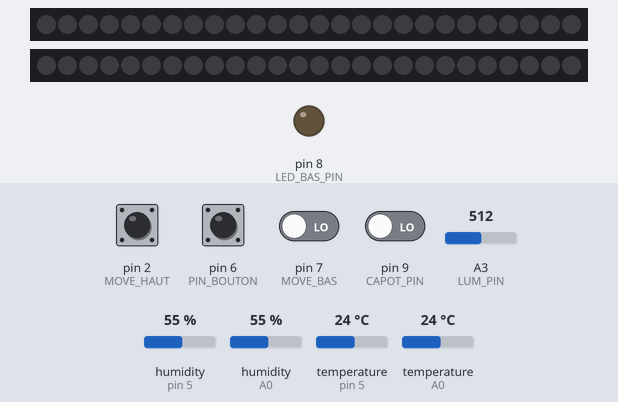
The sketch below on a simulated Arduino Uno, built with avr-gcc and run on an emulated ATmega328P. Shown: 2 × 26 RGB LEDs in strip order, left to right, output pins drawn as LEDs (lit = HIGH). Inputs (shaded band) come from the test bench; at power-on: pin 2 (MOVE_HAUT), pin 6 (PIN_BOUTON) HIGH, pin 7 (MOVE_BAS), pin 9 (CAPOT_PIN) LOW, A3 (LUM_PIN) = 512, humidity (sensors on pin 5, A0) 55 %, temperature (sensors on pin 5, A0) 24 °C. Dim RGB values are drawn brighter than linear; the local clock reads 2024-03-15 10:24:30 at power-on unless the sketch sets it; storage starts empty; what the sketch prints to the serial monitor is not drawn.

Above: at 1.4 s.
1.5 s: pin 6 (PIN_BOUTON) pulled LOW for 0.15 s
At 2.4 s:
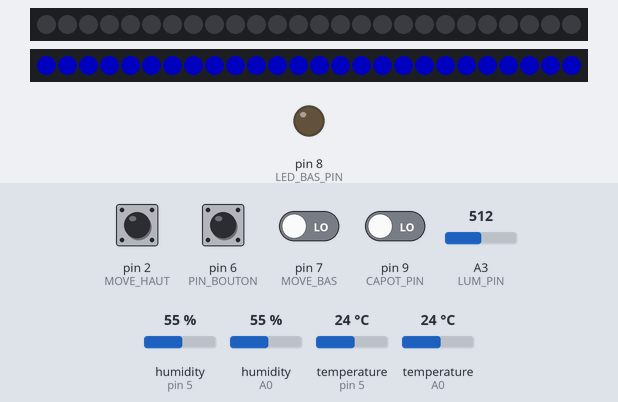
3.2 s: pin 6 (PIN_BOUTON) pulled LOW for 1 s
At 4.2 s:
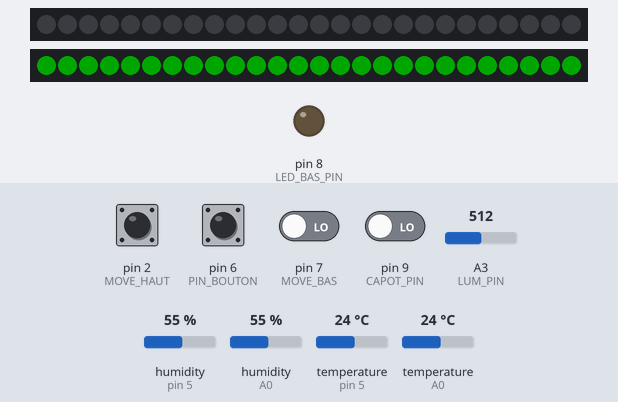
5.7 s: pin 6 (PIN_BOUTON) pulled LOW for 0.15 s
At 6.7 s:
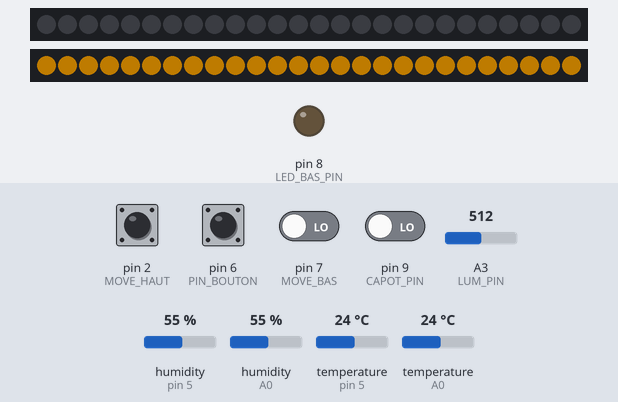
7.3 s: pin 6 (PIN_BOUTON) pulled LOW for 0.15 s
At 8.8 s:
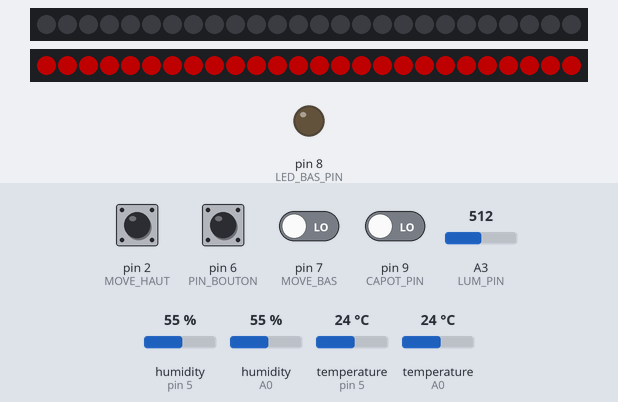
11.9 s: pin 9 (CAPOT_PIN) driven HIGH
At 13.0 s:
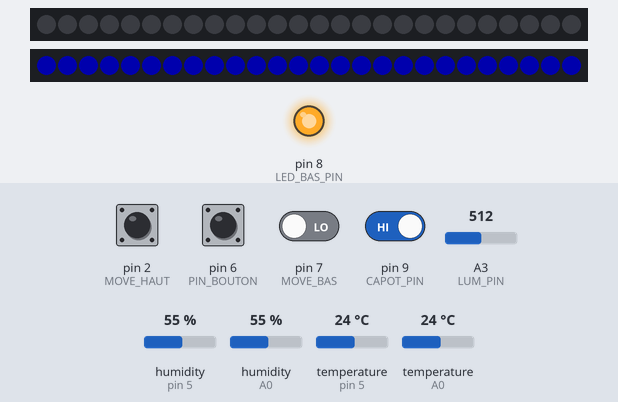
Timing chart, 0 to 14.8 s (numbered marks = the images above; inputs shaded):
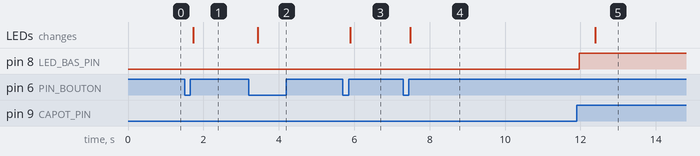

The sketch:

datalogger.ino
```cpp
#include "DHTesp.h"
#include "FastLED.h"
#include <SD.h>
#include  <SPI.h>
#include <Wire.h>
#include <RTClib.h>

//#define FORCE_NUIT

#define POWER_MAX         80
#define POWER_MIN         50
#define NUM_LEDS          26

#define PIN_SDCARD_CS     10

#define PIN_BOUTON        6

#define MOVE_BAS          7
#define LED_BAS_PIN       8

#define CAPOT_PIN         9

#define MOVE_HAUT         2


#define DHT11_BAS_PIN     5
#define PIN_DATA_LED_BAS  4
#define PIN_DATA_LED_HAUT 3

#define DHT11_OUT_PIN     A0
#define LUM_PIN           A3

#define SB_FIRST_CYCLE    (0x01)
#define SB_EVENT          (0x02)
#define SB_NOSD           (0x04)
byte g_bitsSystem=0;

#define IB_CAPOT_BAS      (0x01)
#define IB_MOVE_BAS       (0x02)
#define IB_BOUTON         (0x04)
#define IB_MOVE_HAUT      (0x08)
byte g_bitsInputs=0;
byte g_bitsInputsFront=0;

#define OB_LED_BAS        (0x01)
byte g_bitsOutputs=0;
byte g_bitsOutputsPrev=0;

byte g_in_tempBas=0;
byte g_in_humBas=0;
byte g_in_tempOut=0;
byte g_in_humOut=0;

#define LIGHT_SEUIL_NIGHT (110)
#define LIGHT_SEUIL_DAY (90)
int g_in_lumiere=0;
bool g_night=false;

byte g_power=POWER_MIN;

long t0=0;
long t00=0;

byte g_mode=0;

#define TM_DISPLAY_MODE_S     (5)
#define TM_MOVE_BAS_FILTER_S  (50)
#define TM_MOVE_BAS_LIGHT_M   (1)
#define TM_MOVE_HAUT_FILTER_S (50)
#define TM_LOG_M              (2)

byte g_tmLog_m=0;
byte g_tmMoveFilterBas_s=0;
byte g_tmMoveLightBas_m=0;
byte g_tmMoveFilterHaut_s=0;
byte g_tmShow_s=0;

#define TICK_TMR(tmr) {if ( (tmr>0) && (tmr!=255))  {tmr--;if (tmr==0) tmr=255;}}

int g_nbreMoveBas=0;
int g_nbreMoveHaut=0;

DHTesp dht_bas;
DHTesp dht_out;
DS1307 RTC;
//File dataFile;

CRGB leds_bas[NUM_LEDS];
CRGB leds_haut[NUM_LEDS];

/*bool createNewFileIfNeeded_ld()
{
  char fn[10];
  for (int i=0;i<10000;i++)
  {
    sprintf(fn,"%04d.log",i);
    if (!SD.exists(fn))
      break;
  }

  Serial.print("O/C ");
  Serial.print(fn);
  Serial.println("...");

  dataFile = SD.open(fn, FILE_WRITE);
  if (dataFile)
  {
      Serial.println("Write Header");
      dataFile.print("DATE;");
      dataFile.print("HEURE;");
      dataFile.print("SYST;");
      dataFile.print("IN;OUT;");
      dataFile.print("T_BAS;");
      dataFile.print("T_OUT;");
      dataFile.print("H_BAS;");
      dataFile.print("H_OUT;");
      dataFile.print("LUM;");
      dataFile.println("MOVES;");
      dataFile.flush();
      Serial.println("Done");

      return true;
  }
  else
  {
    Serial.println("Error opening file...");
    return false;
  }
}*/

File dataFile;
char fn[10];

void initFileName()
{
  DateTime dte = RTC.now();
  int year=(dte.year()-2000);
  sprintf(fn, "%02d%02d%02d.g",year,dte.month(),dte.day());

  Serial.print("Fichier:");
  Serial.println(fn);
}

void logBoot()
{
      File file=SD.open("bt.log", FILE_WRITE);
      if (file)
      {
        char tmp[15];
        DateTime now = RTC.now();
        sprintf(tmp, "%02d/%02d/%04d",now.day() , now.month(), now.year());
        file.print(tmp);
        file.print(" ");

        sprintf(tmp, "%02d:%02d:%02d",now.hour() , now.minute(), now.second());
        file.print(tmp);
        file.println("> Boot");

        file.close();
      }
}


void printHeader()
{
    bool flg=SD.exists(fn);
    if (flg==false)
    {
      dataFile=SD.open(fn, FILE_WRITE);
      if (dataFile)
      {
        dataFile.print("DATE;");
        dataFile.print("HEURE;");
        dataFile.print("SYST;");
        dataFile.print("IN;OUT;");
        dataFile.print("T_BAS;");
        dataFile.print("T_OUT;");
        dataFile.print("H_BAS;");
        dataFile.print("H_OUT;");
        dataFile.print("LUM;");
        dataFile.println("MOVES;");

        dataFile.close();
      }
    }
}

void logState()
{
  if ((g_bitsSystem&SB_NOSD)==SB_NOSD)
    return;

    //printHeader();

  dataFile=SD.open(fn, FILE_WRITE);
  if (dataFile)
  {
    char tmp[15];
    DateTime now = RTC.now();
    sprintf(tmp, "%02d/%02d/%04d",now.day() , now.month(), now.year());
    dataFile.print(tmp);
    dataFile.print(";");

    sprintf(tmp, "%02d:%02d:%02d",now.hour() , now.minute(), now.second());
    dataFile.print(tmp);
    dataFile.print(";");

    dataFile.print(g_bitsSystem);
    dataFile.print(";");
    dataFile.print(g_bitsInputs);
    dataFile.print(";");
    dataFile.print(g_bitsOutputs);
    dataFile.print(";");
    dataFile.print(g_in_tempBas);
    dataFile.print(";");
    dataFile.print(g_in_tempOut);
    dataFile.write(";");
    dataFile.print(g_in_humBas);
    dataFile.print(";");
    dataFile.print(g_in_humOut);
    dataFile.print(";");
    dataFile.print(g_in_lumiere);
    dataFile.print(";");
    dataFile.print(g_nbreMoveBas);
    dataFile.print(";");
    dataFile.print(g_nbreMoveHaut);
    dataFile.println(";");

    dataFile.close();
  }
}

void setAll(CRGB *pLeds,CRGB a)
{
  for (int i=0;i<NUM_LEDS;i++)
  {
     pLeds[i] = a;
  }
}

void setBBR(CRGB *pLeds)
{
  clearAll(pLeds);

  pLeds[0]=CRGB::Red;
  pLeds[1]=CRGB::Red;
  pLeds[2]=CRGB::Red;
  pLeds[3]=CRGB::Red;

  //pLeds[NUM_LEDS/2]=CRGB::White;

  pLeds[NUM_LEDS-1]=CRGB::Blue;
  pLeds[NUM_LEDS-2]=CRGB::Blue;
  pLeds[NUM_LEDS-3]=CRGB::Blue;
  pLeds[NUM_LEDS-4]=CRGB::Blue;
  pLeds[NUM_LEDS-5]=CRGB::Blue;
  pLeds[NUM_LEDS-6]=CRGB::Blue;
  pLeds[NUM_LEDS-7]=CRGB::Blue;
  pLeds[NUM_LEDS-8]=CRGB::Blue;
  pLeds[NUM_LEDS-9]=CRGB::Blue;
  pLeds[NUM_LEDS-10]=CRGB::Blue;
}

void set2Cols(CRGB *pLeds,CRGB c1, CRGB c2,int nb1)
{
    for (int i=0;i<NUM_LEDS;i++)
    {
      if (i<nb1)
      {
       pLeds[i] = c1;
      }
      else
      {
        pLeds[i] = c2;
      }
    }
}

void setHalfAll(CRGB *pLeds,CRGB a)
{
  for (int i=0;i<NUM_LEDS;i++)
  {
    if ( (i%2) == 0 )
    {
     pLeds[i] = a;
    }
    else
    {
      pLeds[i] = CRGB::Black;
    }
  }
}

void clearAll(CRGB *pLeds)
{
  setAll(pLeds,CRGB::Black);
}

void printTime()
{
  char tmp[35];
  DateTime now = RTC.now();
  sprintf(tmp, "Time: %02d/%02d/%04d %02d:%02d:%02d",now.day() , now.month(), now.year(), now.hour(), now.minute(), now.second());
  Serial.println(tmp);
}

void init_strip_leds()
{
  FastLED.addLeds<NEOPIXEL, PIN_DATA_LED_BAS>(leds_bas, NUM_LEDS);
  FastLED.addLeds<NEOPIXEL, PIN_DATA_LED_HAUT>(leds_haut, NUM_LEDS);
  FastLED.setBrightness(g_power);

  clearAll(leds_bas);
  clearAll(leds_haut);

  FastLED.show();
}

void setup()
{
  g_power=POWER_MAX;
  bool flgNOSD=false;

  Serial.begin(9600);
  Serial.println("Boot");

  dht_bas.setup(DHT11_BAS_PIN, DHTesp::DHT11);
  dht_out.setup(DHT11_OUT_PIN, DHTesp::DHT11);
  pinMode(CAPOT_PIN,INPUT);
  pinMode(LED_BAS_PIN,OUTPUT);
  pinMode(MOVE_BAS,INPUT);
  pinMode(MOVE_HAUT,INPUT_PULLUP);
  pinMode(PIN_BOUTON,INPUT_PULLUP);
  pinMode(LUM_PIN,INPUT);

  Wire.begin();
  RTC.begin();
  //RTC.adjust(DateTime((__DATE__), (__TIME__)));
  printTime();

  init_strip_leds();

  delay(200);
  Serial.print("Find SD card: ");
  if (!SD.begin(PIN_SDCARD_CS))
  {
    Serial.println("[NOK]");
    flgNOSD=true;
  }
  else
  {
    Serial.println("[OK]");
  }

  g_bitsSystem=SB_FIRST_CYCLE|SB_EVENT;
  if (flgNOSD)
    g_bitsSystem|=SB_NOSD;

  g_bitsInputs=0;
  g_bitsInputsFront=0;

  g_bitsOutputs=0;
  g_bitsOutputsPrev=0;

  g_in_tempBas=0;
  g_in_humBas=0;
  g_in_tempOut=0;
  g_in_humOut=0;
  g_in_lumiere=0;

  g_mode=0;

  g_tmLog_m=1;
  g_tmMoveFilterBas_s=0;
  g_tmMoveFilterHaut_s=0;
  g_tmMoveLightBas_m=0;
  g_tmShow_s=0;

  g_nbreMoveBas=0;
  g_nbreMoveHaut=0;

  t0=millis();
  t00=millis();

  initFileName();
  //logBoot();
}

void latch_value(byte *i_pOutVal,byte i_iNewValue)
{
  byte old=(*i_pOutVal);
  if ( (old!=i_iNewValue) && ( (i_iNewValue!=0) || (abs(i_iNewValue-old)<2) ) )
  {
    (*i_pOutVal)=i_iNewValue;

    if (abs(i_iNewValue-old)>2)
      g_bitsSystem|=SB_EVENT;
  }
}

void cycle_inputs()
{
  TempAndHumidity newValues = dht_bas.getTempAndHumidity();
  latch_value(&g_in_humBas,(byte)newValues.humidity);
  latch_value(&g_in_tempBas,(byte)newValues.temperature);

  newValues = dht_out.getTempAndHumidity();
  latch_value(&g_in_humOut,(byte)newValues.humidity);
  latch_value(&g_in_tempOut,(byte)newValues.temperature);

  byte newBitsInputs=0;
  newBitsInputs=digitalRead(CAPOT_PIN)==1?newBitsInputs|IB_CAPOT_BAS:newBitsInputs&(~IB_CAPOT_BAS);
  newBitsInputs=digitalRead(MOVE_BAS)==1?newBitsInputs|IB_MOVE_BAS:newBitsInputs&(~IB_MOVE_BAS);
  newBitsInputs=digitalRead(MOVE_HAUT)==1?newBitsInputs|IB_MOVE_HAUT:newBitsInputs&(~IB_MOVE_HAUT);
  newBitsInputs=digitalRead(PIN_BOUTON)==0?newBitsInputs|IB_BOUTON:newBitsInputs&(~IB_BOUTON);

  if (newBitsInputs!=g_bitsInputs)
    g_bitsSystem|=SB_EVENT;

  g_bitsInputsFront=(g_bitsInputs ^ newBitsInputs)&newBitsInputs;
  g_bitsInputs=newBitsInputs;

  int lum=analogRead(LUM_PIN);
  g_in_lumiere=lum;

  if (g_in_lumiere<LIGHT_SEUIL_DAY)
    g_night=false;
  else if (g_in_lumiere>LIGHT_SEUIL_NIGHT)
    g_night=true;

  #ifdef FORCE_NUIT
    g_night=true;
  #endif
}

void displayMode()
{
  clearAll(leds_bas);
  clearAll(leds_haut);
  switch (g_mode)
  {
    case 0:setAll(leds_haut,CRGB::Black);break;
    case 1:setAll(leds_haut,CRGB::Blue);break;
    case 2:setAll(leds_haut,CRGB::Green);break;
    case 3:setAll(leds_haut,CRGB::Orange);break;
    case 4:setAll(leds_haut,CRGB::Red);break;
    case 5:setAll(leds_haut,CRGB::White);break;
  }

  g_power=POWER_MAX;
}

int getRebours(int m)
{
  int rem=60-m;
  int cur=rem*NUM_LEDS/60;
  return cur;
}

void doLEDsGivenHours()
{
      g_power=POWER_MAX;

      clearAll(leds_bas);

      DateTime now = RTC.now();
      int h=now.hour();
      int m=now.minute();

      if (g_night==false)
      {
        setAll(leds_haut,CRGB::Black);
      }
      else
      {
        if (h>=22)
        {
          set2Cols(leds_haut,CRGB::Blue,CRGB::Red,getRebours(m));
        }
        else if (h>=21)
        {
            set2Cols(leds_haut,CRGB::Violet,CRGB::Green,getRebours(m));
        }
        else if (h>=20)
        {
            set2Cols(leds_haut,CRGB::Orange,CRGB::Violet,getRebours(m));
            setHalfAll(leds_bas,CRGB::Green);
        }
        else if (h>=19)
        {
            set2Cols(leds_haut,CRGB::Red,CRGB::Green,getRebours(m));
            setHalfAll(leds_bas,CRGB::Yellow);
        }
        else if (h>=18)
        {
            set2Cols(leds_haut,CRGB::Brown,CRGB::Red,getRebours(m));
            setHalfAll(leds_bas,CRGB::Green);
        }
        else if (h>=17)
        {
            set2Cols(leds_haut,CRGB::White,CRGB::Green,getRebours(m));
            setHalfAll(leds_bas,CRGB::Pink);
        }
        else if (h<6)
        {
          g_power=POWER_MIN;
          set2Cols(leds_haut,CRGB::Blue,CRGB::Green,getRebours(m));
        }
        else if (h<7)
        {
            set2Cols(leds_haut,CRGB::Red,CRGB::Blue,getRebours(m));
        }
        else if (h<8)
        {
            set2Cols(leds_haut,CRGB::Blue,CRGB::Green,getRebours(m));
            setAll(leds_bas,CRGB::Green);
        }
        else
        {
          clearAll(leds_haut);
        }
      }
}

void cycle_outputs()
{
  digitalWrite(LED_BAS_PIN,g_bitsOutputs&OB_LED_BAS==OB_LED_BAS?HIGH:LOW);
  g_bitsInputsFront=0;

  FastLED.setBrightness(g_power);
  FastLED.show();

  if ((g_bitsSystem&SB_EVENT)==SB_EVENT)
    display_temp_hum();

  g_bitsSystem=g_bitsSystem&(~SB_EVENT);

  // Affiche le mode pendant qqs secondes...
  if (g_tmShow_s>0)
  {
    if (g_tmShow_s==255)
      g_tmShow_s=0;

    Serial.print(".");
    displayMode();
    return;
  }

  // 0: Rien (coffre et LED blanche seulement)
  // 1: En fonction de l'heuure
  // 2: Statique 1
  // 3: Statique 2
  // 4: Auto (detection minou = bleu bas 50pc pdt 30s + rouge haut pdt 1min)
  // 5: BBR
  // 5: Tous les quarts d'heures pdt 1 min (rouge haut)
  // Gestion de l'affichage selon le mode
  switch (g_mode)
  {
    case 0:
    default:
    {
      clearAll(leds_bas);
      clearAll(leds_haut);
      break;
    }
    case 1:  // Eteint le jour, puis en fonction des heures
    {
      doLEDsGivenHours();
      break;
    }

    case 2:  // Statique Rouge haut / Vert Bas
    {
      g_power=POWER_MAX;
      setAll(leds_bas,CRGB::Green);
      setAll(leds_haut,CRGB::Red);

      break;
    }

    case 3:  // Rouge haut ttes les 15 mins
    {
      g_power=POWER_MAX;
      DateTime now = RTC.now();
      if ( (now.minute()%15)==0)
      {
        setAll(leds_haut,CRGB::Red);
      }
      else
      {
        clearAll(leds_haut);
      }

      clearAll(leds_bas);

      break;
    }
    case 4: // Detecteur mouvement
    {
      g_power=POWER_MAX;

      // Si capot ouvert, on allume en haut en bleu
      if ( ((g_bitsInputs&IB_CAPOT_BAS)==IB_CAPOT_BAS)  )
      {
        g_power=POWER_MIN;
        clearAll(leds_bas);
        setAll(leds_haut,CRGB::Blue);

        break;
      }

      // Si ca vient de bouger, on arme les timers et on éclaire vert en bas et orange en haut
      if ( ((g_bitsInputs&IB_MOVE_BAS)==IB_MOVE_BAS) || ( g_tmMoveFilterBas_s!=0 ) )
      {
        g_power=POWER_MAX;
        setHalfAll(leds_bas,CRGB::Green);
        setAll(leds_haut,CRGB::Orange);

        g_tmMoveFilterBas_s=TM_MOVE_BAS_FILTER_S;
        g_tmMoveLightBas_m=TM_MOVE_BAS_LIGHT_M;
      }
      else
      {
        // Ensuite on eclaire plus leger jusqu'a la fin des timers
        g_power=POWER_MIN;

        if (g_tmMoveLightBas_m>0)
        {
          if (g_tmMoveLightBas_m==255)
            g_tmMoveLightBas_m=0;

          setHalfAll(leds_bas,CRGB::Green);
          setAll(leds_haut,CRGB::Orange);
        }
        else
        {
          clearAll(leds_bas);
          clearAll(leds_haut);
        }
      }

      break;
    }
    case 5:  // Bleu / Rouge en haut et bleu en bas
    {
      g_power=POWER_MAX;
      setBBR(leds_haut);
      setAll(leds_bas,CRGB::Blue);
    }
  }
}

void dispVal(byte val)
{
  String str=String(val);
  Serial.println(str);
}

void display_temp_hum()
{
  Serial.print("Hum bas: ");
  Serial.print(g_in_humBas);
  Serial.println("%");

  Serial.print("Temp bas: ");
  Serial.print(g_in_tempBas);
  Serial.println("°");

  Serial.print("Hum ext: ");
  Serial.print(g_in_humOut);
  Serial.println("%");

  Serial.print("Temp ext: ");
  Serial.print(g_in_tempOut);
  Serial.println("°");

  Serial.print("Lumiere:");
  Serial.println(g_in_lumiere);
  Serial.print("Nuit:");
  Serial.println(g_night);

  Serial.print("mode:");
  Serial.println(g_mode);

  Serial.print("move bas:");
  Serial.println(g_nbreMoveBas);

  Serial.print("move haut:");
  Serial.println(g_nbreMoveHaut);
}

void comptage_moves()
{
  // Comptage du nombre de moves en bas
  if ( ((g_bitsInputsFront&IB_MOVE_BAS)==IB_MOVE_BAS) && (g_tmMoveFilterBas_s==0) )
  {
    g_nbreMoveBas++;
    g_tmMoveFilterBas_s=TM_MOVE_BAS_FILTER_S;
  }

  // Comptage du nombre de moves en haut
  if ( ((g_bitsInputsFront&IB_MOVE_HAUT)==IB_MOVE_HAUT) && (g_tmMoveFilterHaut_s==0) )
  {
    g_nbreMoveHaut++;
    g_tmMoveFilterHaut_s=TM_MOVE_HAUT_FILTER_S;
  }
}

void loop()
{
  cycle_inputs();

  bool flgCapotBas=(g_bitsInputs&IB_CAPOT_BAS)==IB_CAPOT_BAS?true:false;
  bool flgLEDBas=flgCapotBas;
  g_bitsOutputs=flgLEDBas==true?g_bitsOutputs|OB_LED_BAS:g_bitsOutputs&(~OB_LED_BAS);

  if (flgCapotBas)
    g_tmMoveFilterBas_s=TM_MOVE_BAS_FILTER_S;

  // Sur front montant du bouton poussoir, on switche les LEDs
  if ((g_bitsInputsFront&IB_BOUTON)==IB_BOUTON)
  {
    g_mode++;
    if (g_mode>5)
      g_mode=0;

    Serial.print("\nMode:");
    Serial.println(g_mode);

    g_tmShow_s=TM_DISPLAY_MODE_S;
  }

  comptage_moves();

  cycle_outputs();

  delay(100);

  if ( (g_tmLog_m==255) || ((g_bitsSystem&SB_FIRST_CYCLE)==SB_FIRST_CYCLE) )
  {
    g_tmLog_m=TM_LOG_M;
    logState();
  }

  g_bitsSystem=g_bitsSystem&(~SB_FIRST_CYCLE);

  long l=millis();

  // Execution toutes les secondes
  if (l-t0>1000)
  {
    t0=millis();
    TICK_TMR(g_tmShow_s);
    TICK_TMR(g_tmMoveFilterBas_s);
    TICK_TMR(g_tmMoveFilterHaut_s);

    if (g_tmMoveFilterHaut_s==255)
      g_tmMoveFilterHaut_s=0;
    if (g_tmMoveFilterBas_s==255)
      g_tmMoveFilterBas_s=0;
  }

  // Execution toutes les minutes
  if (l-t00>60000)
  {
    t00=millis();
    TICK_TMR(g_tmLog_m);
    TICK_TMR(g_tmMoveLightBas_m);
  }
}
```

Measured:
- after the input at 1.5 s, the LEDs: change after 0.23 s (image 1)
- after the input at 3.2 s, the LEDs: change after 0.24 s (image 2)
- after the input at 5.7 s, the LEDs: change after 0.20 s (image 3)
- after the input at 7.3 s, the LEDs: change after 0.19 s (image 4)
- after the input at 11.9 s, pin 8 (LED_BAS_PIN): LOW → HIGH after 0.07 s; the LEDs: change after 0.50 s (image 5)
